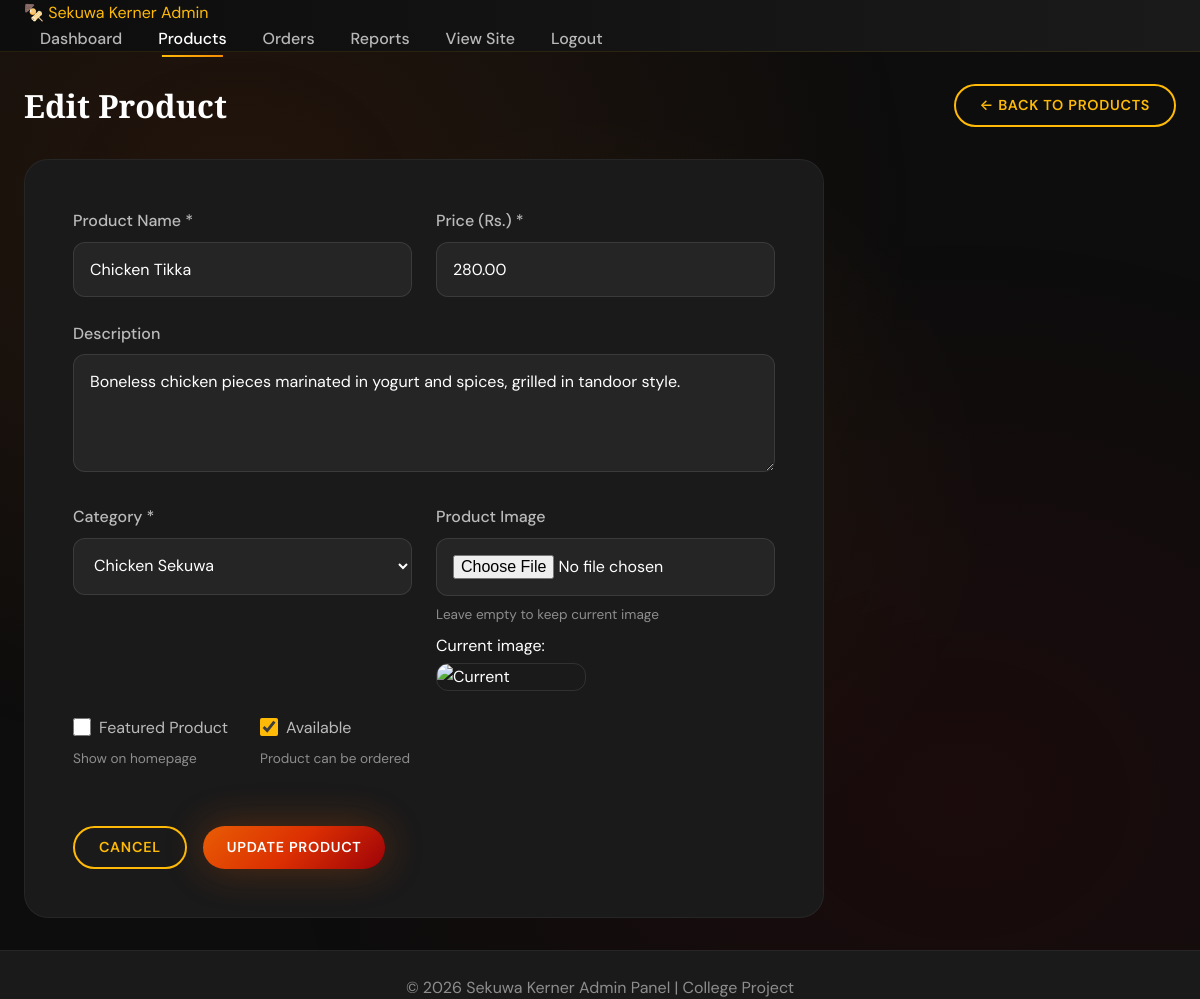
/admin/edit_product.php?id=4 (signed in), run on the app's committed database.
### tables this page shows
CREATE TABLE products (
    id INT AUTO_INCREMENT PRIMARY KEY,
    name VARCHAR(200) NOT NULL,
    price DECIMAL(10, 2) NOT NULL,
    description TEXT,
    category_id INT NOT NULL,
    image VARCHAR(255) DEFAULT 'default.jpg',
    is_featured TINYINT(1) DEFAULT 0,
    is_available TINYINT(1) DEFAULT 1,
    created_at TIMESTAMP DEFAULT CURRENT_TIMESTAMP,
    FOREIGN KEY (category_id) REFERENCES categories(id) ON DELETE CASCADE
);

CREATE TABLE categories (
    id INT AUTO_INCREMENT PRIMARY KEY,
    name VARCHAR(100) NOT NULL,
    description TEXT,
    created_at TIMESTAMP DEFAULT CURRENT_TIMESTAMP
);

### admin/edit_product.php (the view, shortened to what this page needs)
<?php
require_once 'admin_auth.php';
$product_id = isset($_GET['id']) ? intval($_GET['id']) : 0;
$stmt = $conn->prepare("SELECT * FROM products WHERE id = ?");
$stmt->bind_param("i", $product_id);
$stmt->execute();
$product = $stmt->get_result()->fetch_assoc();
$categories = $conn->query("SELECT * FROM categories ORDER BY name");
$name = $product['name'];
$description = $product['description'];
$price = $product['price'];
$category_id = $product['category_id'];
$is_featured = $product['is_featured'];
$is_available = $product['is_available'];
$current_image = $product['image'];
?>
<!DOCTYPE html>
<html lang="en">
<head>
    <link rel="stylesheet" href="../assets/css/style.css">
</head>
<body class="admin-body">
    <nav class="admin-navbar">
        <div class="container">
            <a href="dashboard.php" class="logo">🍢 <?php echo SITE_NAME; ?> Admin</a>
            <ul class="nav-links">
                <li><a href="dashboard.php">Dashboard</a></li>
                <li><a href="products.php" class="active">Products</a></li>
                <li><a href="orders.php">Orders</a></li>
                <li><a href="reports.php">Reports</a></li>
                <li><a href="../index.php" target="_blank">View Site</a></li>
                <li><a href="../auth/logout.php">Logout</a></li>
            </ul>
        </div>
    </nav>
    <main class="admin-main">
        <div class="container">
            <div class="admin-header">
                <h1>Edit Product</h1>
                <a href="products.php" class="btn btn-outline">← Back to Products</a>
            </div>
            <div class="form-container">
                <form action="edit_product.php?id=<?php echo $product_id; ?>" method="POST"
                      enctype="multipart/form-data" class="admin-form">
                    <div class="form-row">
                        <div class="form-group">
                            <label for="name">Product Name *</label>
                            <input type="text" id="name" name="name"
                                   value="<?php echo htmlspecialchars($name); ?>" required>
                        </div>
                        <div class="form-group">
                            <label for="price">Price (Rs.) *</label>
                            <input type="number" id="price" name="price" step="0.01" min="0"
                                   value="<?php echo htmlspecialchars($price); ?>" required>
                        </div>
                    </div>
                    <div class="form-group">
                        <label for="description">Description</label>
                        <textarea id="description" name="description" rows="4"><?php echo htmlspecialchars($description); ?></textarea>
                    </div>
                    <div class="form-row">
                        <div class="form-group">
                            <label for="category_id">Category *</label>
                            <select id="category_id" name="category_id" required>
                                <?php
                                $categories->data_seek(0);
                                while ($cat = $categories->fetch_assoc()):
                                ?>
                                    <option value="<?php echo $cat['id']; ?>"
                                            <?php echo $category_id == $cat['id'] ? 'selected' : ''; ?>>
                                        <?php echo htmlspecialchars($cat['name']); ?>
                                    </option>
                                <?php endwhile; ?>
                            </select>
                        </div>
                        <div class="form-group">
                            <label for="image">Product Image</label>
                            <input type="file" id="image" name="image" accept="image/*">
                            <small>Leave empty to keep current image</small>
                            <?php if ($current_image): ?>
                                <div class="current-image">
                                    <p>Current image:</p>
                                    <img src="../assets/images/<?php echo htmlspecialchars($current_image); ?>"
                                         alt="Current" onerror="this.src='../assets/images/default.jpg'">
                                </div>
                            <?php endif; ?>
                        </div>
                    </div>
                    <div class="form-row checkbox-row">
                        <div class="form-group checkbox-group">
                            <label>
                                <input type="checkbox" name="is_featured" value="1"
                                       <?php echo $is_featured ? 'checked' : ''; ?>>
                                Featured Product
                            </label>
                            <small>Show on homepage</small>
                        </div>
                        <div class="form-group checkbox-group">
                            <label>
                                <input type="checkbox" name="is_available" value="1"
                                       <?php echo $is_available ? 'checked' : ''; ?>>
                                Available
                            </label>
                            <small>Product can be ordered</small>
                        </div>
                    </div>
                    <div class="form-actions">
                        <a href="products.php" class="btn btn-outline">Cancel</a>
                        <button type="submit" class="btn btn-primary">Update Product</button>
                    </div>
                </form>
            </div>
        </div>
    </main>
    <footer class="admin-footer">
        <div class="container">
            <p>&copy; <?php echo date('Y'); ?> <?php echo SITE_NAME; ?> Admin Panel | College Project</p>
        </div>
    </footer>
</body>
</html>

### data on the page
products: name "Chicken Tikka", price "280.00", description "Boneless chicken pieces marinated in yogurt and spices, grilled in tandoor style.", category_id "Chicken Sekuwa", is_available "☑"

### other printed values
SITE_NAME "Sekuwa Kerner"
